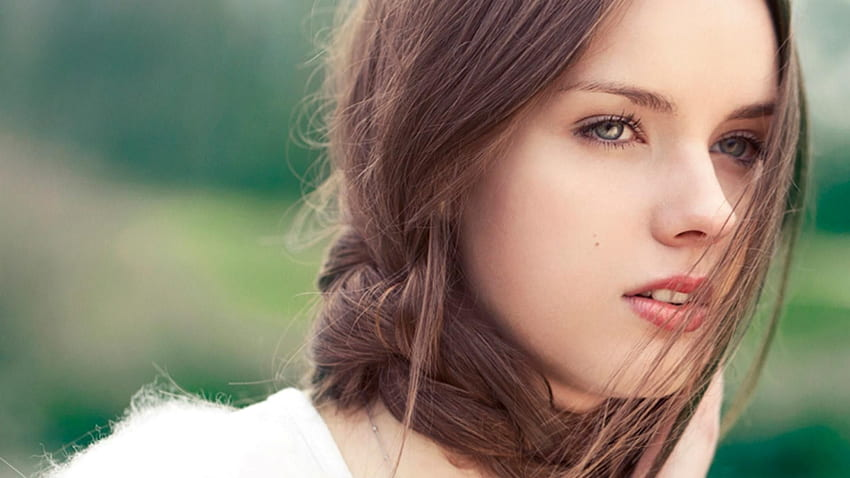
#> input picture girl.jpg, 850 x 478 px
$ jupyter execute clase28_05_24.ipynb
#> lines starting #> are read from the running program, lines starting #| are printed output that depends on the picture; after the words box and inside, x2 and y2 are one past the last pixel; in counts of white or black regions, pixels touching at a corner belong together
[cell 1]
import numpy as np
import cv2
import matplotlib.pyplot as plt

img=cv2.imread('girl.jpg')
#> img is the input picture: shape (478, 850, 3); mean B, G, R 112.3, 130, 138.3
gris = cv2.cvtColor(img, cv2.COLOR_BGR2GRAY)
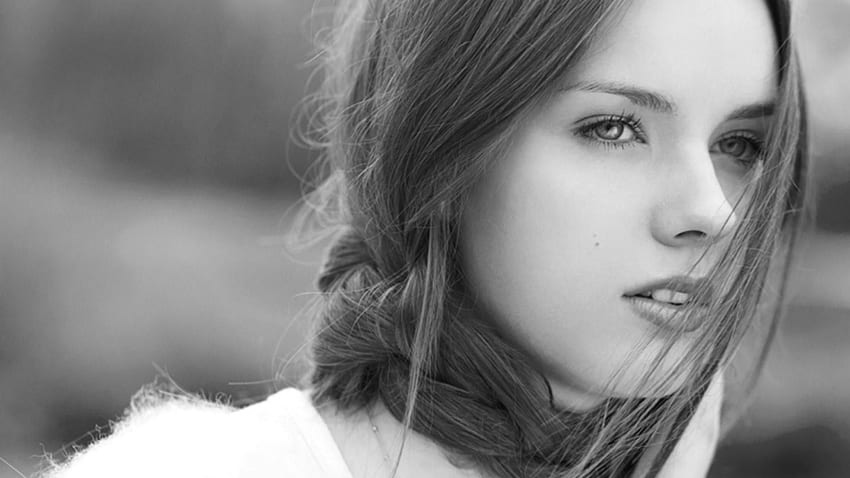
#> gris: shape (478, 850); min 3, max 255, mean 130.5

_, mascara=cv2.threshold(gris,127,255,cv2.THRESH_BINARY)
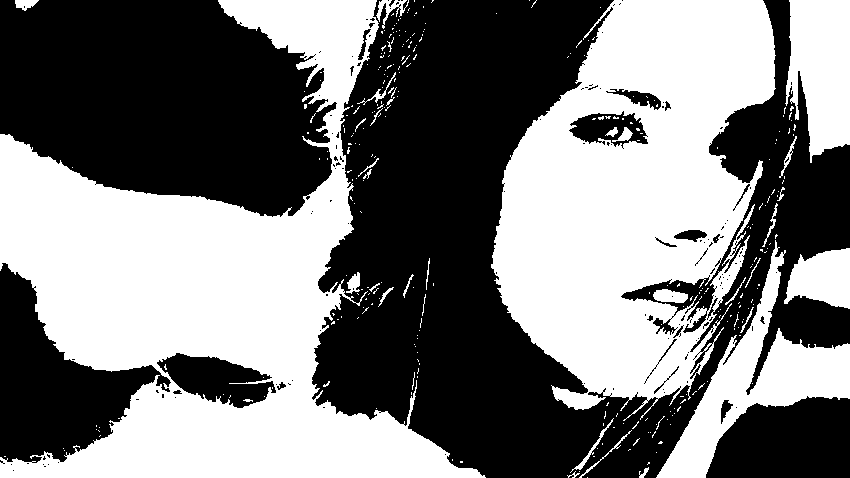
#> mascara: shape (478, 850); 48.1% white; 312 white regions (279 under 20 px), largest, box (x1, y1, x2, y2) and area: (0, 0, 486, 478) 94066, (491, 0, 776, 421) 74619, (656, 240, 850, 478) 12236

kernel= np.array([[0,1,0],[1,1,1],[0,1,1]],dtype=np.uint8)#personalizable

erosion=cv2.erode(mascara, kernel, iterations=1)
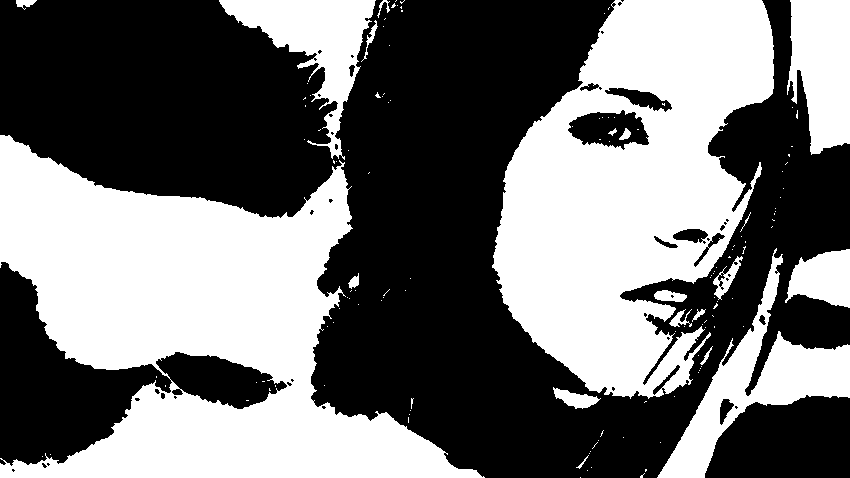
#> erosion: shape (478, 850); 45% white; 137 white regions (117 under 20 px), largest, box (x1, y1, x2, y2) and area: (0, 135, 485, 478) 81743, (492, 0, 774, 399) 68770, (657, 248, 850, 478) 11161

plt.figure(figsize=(12, 8))

plt.subplot(2, 2, 1)
plt.title('Imagen Original')
plt.imshow(img)

plt.subplot(2, 2, 2)
plt.title('mascara')
plt.imshow(mascara)

plt.subplot(2, 2, 3)
plt.title('erosion')
plt.imshow(erosion)
plt.show()
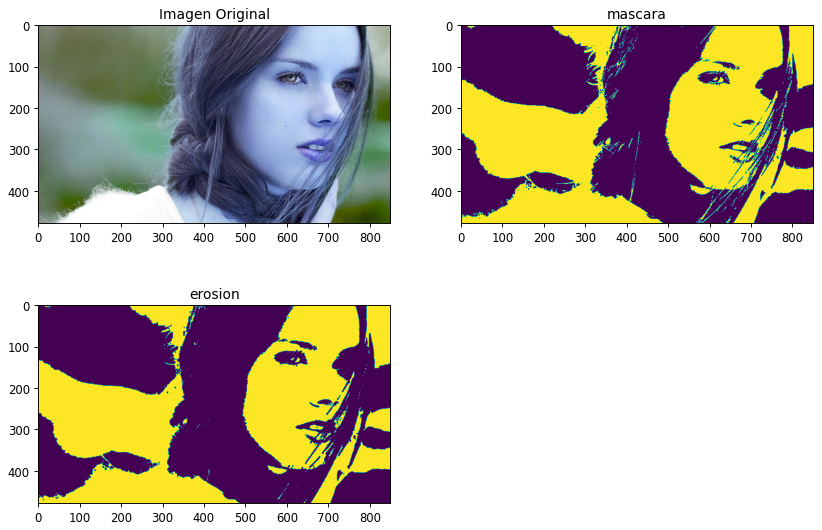
#> figure drawn by matplotlib, 3 panels; B, G, R data is drawn as R, G, B

[cell 2]
import numpy as np
import cv2
import matplotlib.pyplot as plt


img=cv2.imread('girl1.jpg')
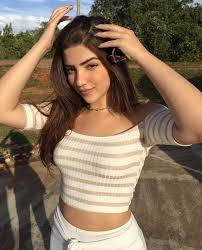
#> input picture girl1.jpg, 202 x 250 px
#> img is the input picture: shape (250, 202, 3); mean B, G, R 92, 113.4, 133.6
img_2=cv2.cvtColor(img, cv2.COLOR_BGR2HSV)
#> img_2: shape (250, 202, 3); mean H, S, V 24.1, 95.1, 135.6
arr1=np.array([10,10,10])
arr2=np.array([148,127,100])

copia=img_2.copy()

mascara=cv2.inRange(copia,arr1,arr2)
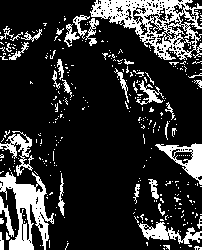
#> mascara: shape (250, 202); 18.8% white; 344 white regions (306 under 20 px), largest, box (x1, y1, x2, y2) and area: (90, 0, 202, 60) 2805, (0, 172, 54, 250) 1812, (155, 143, 202, 185) 710
kernel=np.ones((3,3),np.uint8)
erosion1=cv2.erode(mascara,kernel , iterations=1)
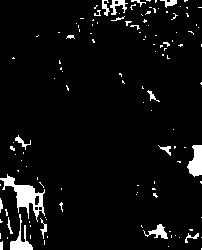
#> erosion1: shape (250, 202); 5.2% white; 125 white regions (105 under 20 px), largest, box (x1, y1, x2, y2) and area: (0, 174, 45, 222) 684, (187, 145, 202, 177) 330, (10, 214, 33, 250) 269

plt.figure(figsize=(12, 8))

plt.subplot(2, 2, 1)
plt.title('Imagen Original')
plt.imshow(img)

plt.subplot(2, 2, 2)
plt.title('mascara')
plt.imshow(mascara)

plt.subplot(2, 2, 3)
plt.title('erosion')
plt.imshow(erosion1)
plt.show()
#> figure, not shown here; B, G, R data is drawn as R, G, B

[cell 3]
import numpy as np
import cv2
import matplotlib.pyplot as plt

img = cv2.imread('girl1.jpg')
img_2 = cv2.cvtColor(img, cv2.COLOR_BGR2HSV)
arr1 = np.array([10, 10, 10])
arr2 = np.array([148, 127, 100])

copia = img_2.copy()
mascara = cv2.inRange(copia, arr1, arr2)
kernel1 = np.ones((3, 3), np.uint8)
erosion1 = cv2.erode(mascara, kernel1, iterations=1)

kernel2 = np.ones((5, 5), np.uint8)
kernel3 = cv2.getStructuringElement(cv2.MORPH_ELLIPSE, (5, 5))
kernel4 = cv2.getStructuringElement(cv2.MORPH_CROSS, (5, 5))

erosion2 = cv2.erode(mascara, kernel2, iterations=1)
#> erosion2: shape (250, 202); 2.1% white; 30 white regions (23 under 20 px), largest, box (x1, y1, x2, y2) and area: (15, 186, 42, 207) 337, (189, 146, 202, 175) 265, (11, 237, 32, 250) 154
erosion3 = cv2.erode(mascara, kernel3, iterations=1)
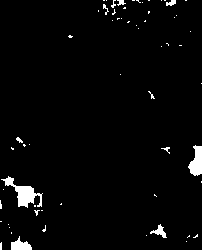
#> erosion3: shape (250, 202); 2.7% white; 61 white regions (52 under 20 px), largest, box (x1, y1, x2, y2) and area: (1, 176, 43, 208) 453, (188, 145, 202, 176) 286, (11, 236, 32, 250) 171
erosion4 = cv2.erode(mascara, kernel4, iterations=1)
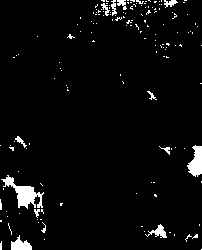
#> erosion4: shape (250, 202); 3.9% white; 158 white regions (145 under 20 px), largest, box (x1, y1, x2, y2) and area: (1, 175, 44, 209) 514, (187, 145, 202, 177) 309, (11, 235, 32, 250) 185

plt.figure(figsize=(12, 8))

plt.subplot(3, 2, 1)
plt.title('Imagen Original')
plt.imshow(cv2.cvtColor(img, cv2.COLOR_BGR2RGB))

plt.subplot(3, 2, 2)
plt.title('Mascara')
plt.imshow(mascara, cmap='gray')

plt.subplot(3, 2, 3)
plt.title('Erosion con Kernel 3x3')
plt.imshow(erosion1, cmap='gray')

plt.subplot(3, 2, 4)
plt.title('Erosion con Kernel 5x5 Cuadrado')
plt.imshow(erosion2, cmap='gray')

plt.subplot(3, 2, 5)
plt.title('Erosion con Kernel 5x5 Elipse')
plt.imshow(erosion3, cmap='gray')

plt.subplot(3, 2, 6)
plt.title('Erosion con Kernel 5x5 Cruz')
plt.imshow(erosion4, cmap='gray')

plt.tight_layout()
plt.show()
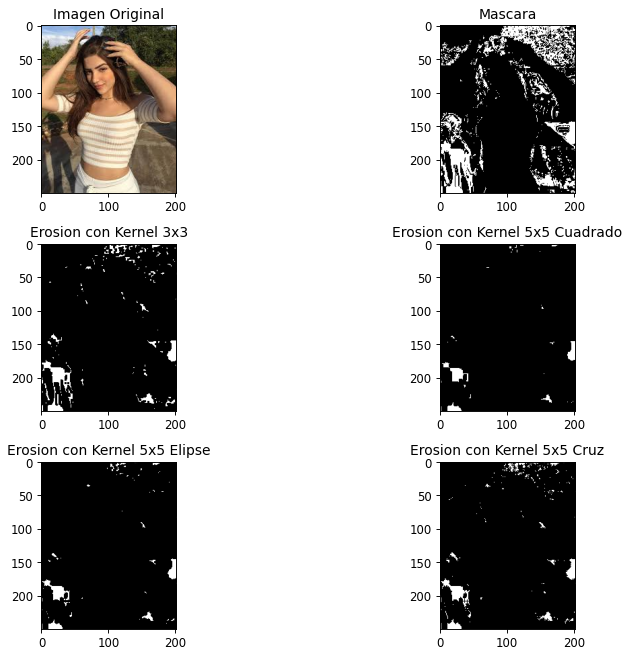
#> figure drawn by matplotlib, 6 panels
